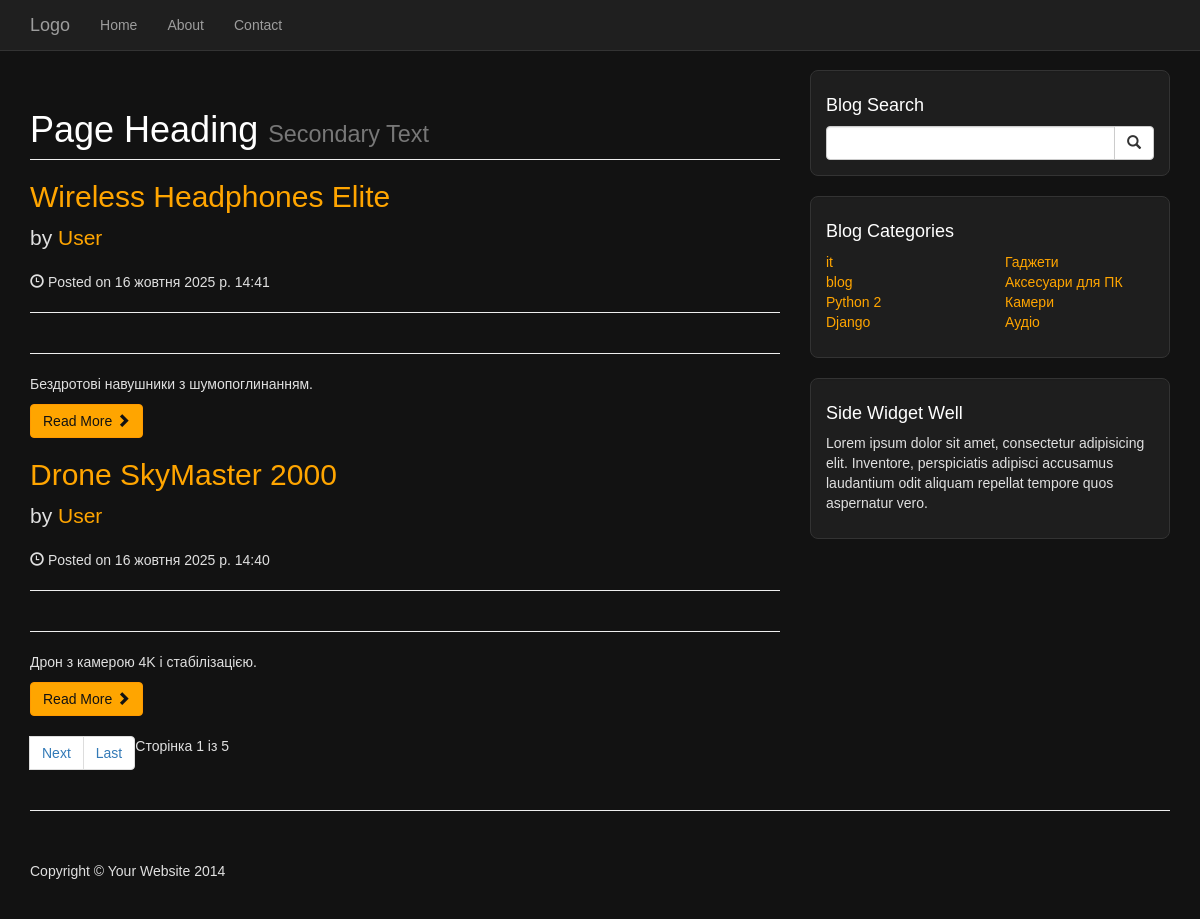
The page / on the database its author committed.
### blog/models.py (models this page shows, shortened)
class Post(models.Model):
    slug = models.SlugField(max_length=220, unique=True, db_index=True)
    title = models.CharField(max_length=200, verbose_name="Заголовок")
    content = models.TextField(verbose_name="Опис")
    published_date = models.DateTimeField(default=timezone.now, verbose_name="Дата публікації")
    category = models.ForeignKey(Category, on_delete=models.CASCADE, verbose_name="Категорія")
    auther = models.ForeignKey(User, on_delete=models.CASCADE, verbose_name="Автор", default=1)
    tags = models.ManyToManyField(Tag, related_name="posts", blank=True)
    image = models.URLField(
        default="https://soliloquywp.com/wp-content/uploads/2016/08/How-to-Set-a-Default-Featured-Image-in-WordPress.png"
    )
    class Meta:
        verbose_name = "Публікація"
        verbose_name_plural = "Публікації"

class Category(models.Model):
    slug = models.SlugField(max_length=120, unique=True)
    name = models.CharField(max_length=100, verbose_name="Назва")
    class Meta:
        verbose_name = "Категорія"
        verbose_name_plural = "Категорії"

### blog/views.py (the view)
# urls.py: path('', views.index, name="home"),
def index(request):
    posts = Post.objects.all().order_by("-published_date")
    paginator = Paginator(posts, 2)
    page_number = request.GET.get('page')
    page_obj = paginator.get_page(page_number)
    context = {'posts': posts, 'page_obj': page_obj}
    context.update(get_categories())
    return render(request, "blog/index.html", context=context)

### blog/views.py (called while the page is built)
def get_categories():
    all = Category.objects.all()
    half = all.count() // 2
    first_half = all[:half]
    second_half = all[half:]
    return {'cats1': first_half,
            'cats2': second_half}

### templates/blog/index.html (shortened to what this page needs)
{% extends 'blog/base.html' %}
{% block main %}
<h1 class="page-header">
    Page Heading
    <small>Secondary Text</small>
</h1>
{% for post in page_obj %}
<h2>
    <a href="{% url 'post' slug=post.slug %}">{{post.title}}</a>
</h2>
<p class="lead">
    by <a href="index.php">{{post.auther}}</a>
</p>
<p><span class="glyphicon glyphicon-time"></span> Posted on {{post.published_date}}</p>
<hr>
<hr>
<p>{{post.content|truncatewords:20}}</p>
<a class="btn btn-primary" href="{% url 'post' slug=post.slug %}">Read More <span
        class="glyphicon glyphicon-chevron-right"></span></a>
{% empty %}
<p>Немає постів !</p>
{% endfor %}
<nav >
<ul class="pagination">
    <span>Сторінка {{ page_obj.number }} із {{page_obj.paginator.num_pages }}</span>
    {% if page_obj.has_next %}
    <li class="page-item"><a class="page_link" href="?page={{ page_obj.next_page_number }}">Next</a></li>
    <li class="page-item"><a class="page_link" href="?page={{ page_obj.paginator.num_pages }}">Last</a></li>
    {% endif %}
</ul>
</nav>
{% endblock %}

### templates/blog/base.html (shortened to what this page needs)
<!DOCTYPE html>
<html lang="en">
<head>
    {% load static %}
    <link href="{% static 'blog/css/bootstrap.min.css' %}" rel="stylesheet">
    <link href="{% static 'blog/css/blog-home.css'%}" rel="stylesheet">
</head>
<body>
    {% include 'blog/nav.html' %}
    <div class="container">
        <div class="row">
            <div class="col-md-8">
                 {% block main %}  {% endblock %}
            </div>
            <div class="col-md-4">
                <div class="well">
                    <h4>Blog Search</h4>
                        <form method="get" action="{%url 'search' %}" class="input-group">
                            <input type="search" class="form-control" name="query">
                            <span class="input-group-btn">
                                <button class="btn btn-default" type="submit">
                                    <span class="glyphicon glyphicon-search"></span>
                                </button>
                            </span>
                        </form>
                </div>
                <div class="well">
                    <h4>Blog Categories</h4>
                    <div class="row">
                        <div class="col-lg-6">
                            <ul class="list-unstyled">
                                {% for cat in cats1 %}
                                    <li><a href="{% url 'category' slug=cat.slug %}">{{cat.name}}</a></li>
                                {% endfor %}
                            </ul>
                        </div>
                        <div class="col-lg-6">
                            <ul class="list-unstyled">
                                 {% for cat in cats2 %}
                                    <li><a href="{% url 'category' slug=cat.slug %}">{{cat.name}}</a></li>
                                {% endfor %}
                            </ul>
                        </div>
                    </div>
                </div>
                <div class="well">
                    <h4>Side Widget Well</h4>
                    <p>Lorem ipsum dolor sit amet, consectetur adipisicing elit. Inventore, perspiciatis adipisci accusamus laudantium odit aliquam repellat tempore quos aspernatur vero.</p>
                </div>
            </div>
        </div>
        <hr>
        <footer>
            <div class="row">
                <div class="col-lg-12">
                    <p>Copyright &copy; Your Website 2014</p>
                </div>
            </div>
        </footer>
    </div>
</body>
</html>

### templates/blog/nav.html (shortened to what this page needs)
    <nav class="navbar navbar-inverse navbar-fixed-top" role="navigation">
        <div class="container">
            <div class="navbar-header">
                <a class="navbar-brand" href="{% url 'home' %}">Logo</a>
            </div>
            <div class="collapse navbar-collapse" id="bs-example-navbar-collapse-1">
                <ul class="nav navbar-nav">
                    <li>
                        <a href="{% url 'home' %}">Home</a>
                    </li>
                    <li>
                        <a href="{% url 'about' %}">About</a>
                    </li>
                    <li>
                        <a href="{% url 'contact' %}">Contact</a>
                    </li>
                </ul>
            </div>
        </div>
    </nav>

### static/blog/css/blog-home.css (style rules this page uses)
body { padding-top: 70px; }
footer { margin: 50px 0; }
body { background-color: #121212; color: #e0e0e0; font-family: 'Arial', sans-serif; }
a { color: #ffa500; text-decoration: none; }
.navbar, .footer { background-color: #1f1f1f; border-bottom: 1px solid #333; }
.card, .well, .media { background-color: #1e1e1e; border: 1px solid #333; border-radius: 8px; padding: 15px; }
h1, h2, h3, h4, h5, h6 { color: #ffffff; }
.btn-primary { background-color: #ffa500; border-color: #ff9900; color: #121212; }
input, textarea, select { background-color: #1e1e1e; border: 1px solid #333; color: #e0e0e0; }

### rows shown on the page
Post: title "Wireless Headphones Elite", auther "User", published_date "16 жовтня 2025 р. 14:41", content "Бездротові навушники з шумопоглинанням."
Post: title "Drone SkyMaster 2000", auther "User", published_date "16 жовтня 2025 р. 14:40", content "Дрон з камерою 4K і стабілізацією."
Category: name "it"
Category: name "blog"
Category: name "Python 2"
Category: name "Django"
Category: name "Гаджети"
Category: name "Аксесуари для ПК"
Category: name "Камери"
Category: name "Аудіо"

### other values the page prints
{{ page_obj.number }} "1"
{{ page_obj.paginator.num_pages }} "5"
